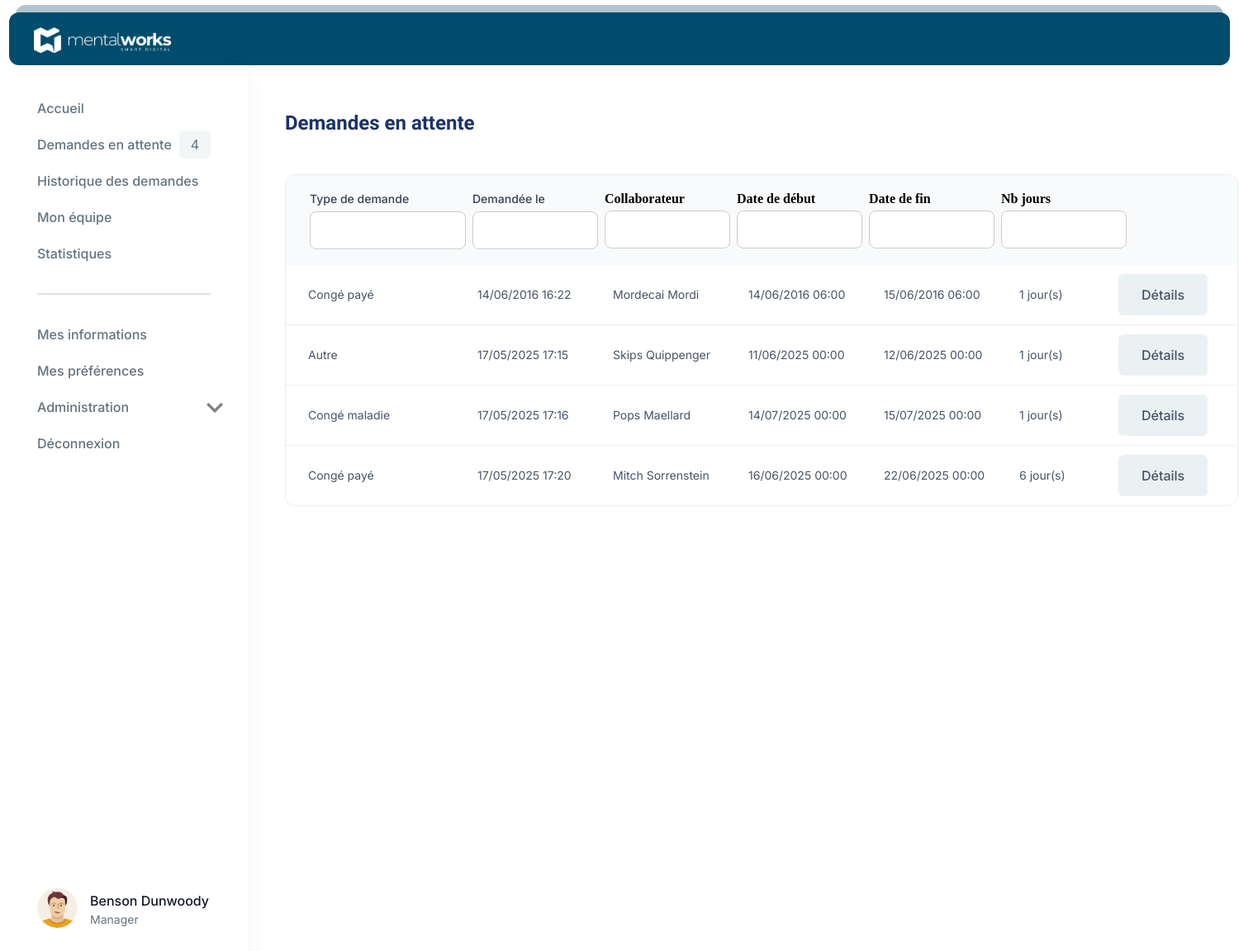
The app's page /demandes_en_attente.php (signed in) with its own data.
### tables this page shows
CREATE TABLE `user` (
  `id` int(8) NOT NULL,
  `email` varchar(100) NOT NULL,
  `password` varchar(2500) NOT NULL,
  `enabled` tinyint(1) NOT NULL,
  `created_at` datetime(6) NOT NULL,
  `role` varchar(20) NOT NULL,
  `person_id` int(8) NOT NULL
);

CREATE TABLE `person` (
  `id` int(8) NOT NULL,
  `last_name` varchar(20) NOT NULL,
  `first_name` varchar(20) NOT NULL,
  `manager_id` int(8) DEFAULT NULL,
  `department_id` int(8) NOT NULL,
  `position_id` int(8) NOT NULL,
  `alert_new_request` tinyint(1) NOT NULL,
  `alert_on_answer` tinyint(1) NOT NULL,
  `alert_before_vacation` tinyint(1) NOT NULL
);

CREATE TABLE `request` (
  `id` int(8) NOT NULL,
  `request_type_id` int(8) NOT NULL,
  `collaborator_id` int(8) NOT NULL,
  `department_id` int(8) DEFAULT NULL,
  `created_at` datetime(6) NOT NULL,
  `start_at` datetime(6) NOT NULL,
  `end_at` datetime(6) NOT NULL,
  `receipt_file` varchar(500) DEFAULT NULL,
  `comment` text DEFAULT NULL,
  `answer_comment` text DEFAULT NULL,
  `answer` tinyint(1) DEFAULT NULL,
  `answer_at` datetime(6) DEFAULT NULL
);

CREATE TABLE `request_type` (
  `id` int(8) NOT NULL,
  `name` varchar(30) NOT NULL
);

### demandes_en_attente.php (the view, shortened to what this page needs)
<?php
include 'includes/verify-connect.php';
include 'includes/database.php';
$query = $connexion->prepare('
    SELECT request.id, created_at, start_at, end_at, DATEDIFF( end_at, start_at) as DateDiff, name , comment , last_name, first_name
    FROM request, request_type, person
    WHERE request_type_id = request_type.id AND collaborator_id = person.id AND manager_id = :manager_id AND answer IS NULL
    ORDER BY created_at ASC
');
$id = $_SESSION['utilisateur']['person_id'];
$query->bindParam(':manager_id', $id);
$query->execute();
$dates = $query->fetchAll(\PDO::FETCH_ASSOC);
?>
<div class="History">
    <h2>Demandes en attente</h2>
    <div class="containerFilter">
        <div class="side-menu-profile filterBar">
            <div class="filterMargin">
                <label class="label-select" for="commentaire">Type de demande</label>
                <input class="filter type-filter" type="text" name="typedemande" id="typedemande">
            </div>
            <div class="filterMargin">
                <label class="label-select" for="commentaire">Demandée le</label>
                <input class="filter medium-filter" type="text" name="dateDemande" id="dateDemande">
            </div>
            <div class="filterMargin">
                <label class="titreCommentaire" for="commentaire">Collaborateur</label>
                <input class="filter medium-filter" type="text" name="Collaborateur" id="Collaborateur">
            </div>
            <div class="filterMargin">
                <label class="titreCommentaire" for="commentaire">Date de début</label>
                <input class="filter medium-filter" type="text" name="dateDebut" id="dateDebut">
            </div>
            <div class="filterMargin">
                <label class="titreCommentaire" for="commentaire">Date de fin</label>
                <input class="filter medium-filter" type="text" name="dateFin" id="dateFin">
            </div>
            <div class="filterMargin">
                <label class="titreCommentaire" for="commentaire">Nb jours</label>
                <input class="filter medium-filter" type="text" name="nbJours" id="nbJours">
            </div>
        </div>
        <?php
        for ($i = 0; $i < Count($dates); $i++) { ?>
            <div class="congeType card">
                <div class="list_conge">
                    <div class="Type1">
                        <?php
                        if ($i === Count($dates) - 1) { ?>
                            <div class="filter-info-type">
                                <p class="break-details"><?= $dates[$i]["name"]; ?></p>
                            </div>
                        <?php } else { ?>
                            <div class="filter-info-type filterBorderBottom">
                                <p class="break-details"><?= $dates[$i]["name"]; ?></p>
                            </div>
                        <?php }
                        ?>
                    </div>
                    <div class="Type7">
                        <?php
                        if ($i === Count($dates) - 1) { ?>
                            <div class="filter-info-medium">
                                <p class="break-details"><?= date("d/m/Y H:i", strtotime($dates[$i]["created_at"])) ?></p>
                            </div>
                        <?php } else { ?>
                            <div class="filter-info-medium filterBorderBottom">
                                <p class="break-details"><?= date("d/m/Y H:i", strtotime($dates[$i]["created_at"])) ?></p>
                            </div>
                        <?php }
                        ?>
                    </div>
                    <div class="Type2">
                        <?php
                        if ($i === Count($dates) - 1) { ?>
                            <div class="filter-info-medium">
                                <p class="break-details"><?= $dates[$i]["first_name"] . " " . $dates[$i]["last_name"]; ?></p>
                            </div>
                        <?php } else { ?>
                            <div class="filter-info-medium filterBorderBottom">
                                <p class="break-details"><?= $dates[$i]["first_name"] . " " . $dates[$i]["last_name"]; ?></p>
                            </div>
                        <?php }
                        ?>
                    </div>
                    <div class="Type3">
                        <?php
                        if ($i === Count($dates) - 1) { ?>
                            <div class="filter-info-medium">
                                <p class="break-details"><?= date("d/m/Y H:i", strtotime($dates[$i]["start_at"])); ?></p>
                            </div>
                        <?php } else { ?>
                            <div class="filter-info-medium filterBorderBottom">
                                <p class="break-details"><?= date("d/m/Y H:i", strtotime($dates[$i]["start_at"])); ?></p>
                            </div>
                        <?php }
                        ?>
                    </div>
                    <div class="Type4">
                        <?php
                        if ($i === Count($dates) - 1) { ?>
                            <div class="filter-info-medium">
                                <p class="break-details"><?= date("d/m/Y H:i", strtotime($dates[$i]["end_at"])); ?></p>
                            </div>
                        <?php } else { ?>
                            <div class="filter-info-medium filterBorderBottom">
                                <p class="break-details"><?= date("d/m/Y H:i", strtotime($dates[$i]["end_at"])); ?></p>
                            </div>
                        <?php }
                        ?>
                    </div>
                    <div class="Type5">
                        <?php
                        if ($i === Count($dates) - 1) { ?>
                            <div class="filter-info-small">
                                <p class="break-details"><?= $dates[$i]["DateDiff"]; ?> jour(s)</p>
                            </div>
                        <?php } else { ?>
                            <div class="filter-info-small filterBorderBottom">
                                <p class="break-details"><?= $dates[$i]["DateDiff"]; ?> jour(s)</p>
                            </div>
                        <?php } ?>
                    </div>
                    <div class="">
                        <?php
                        if ($i === Count($dates) - 1) { ?>
                            <div class="filter-info-details">
                                    <a class="details-button" href="consulter_une_demande.php?id=<?= $dates[$i]['id'] ?>">Détails</a>
                            </div>
                        <?php } else { ?>
                            <div class="filter-info-details filterBorderBottom">
                                    <a class="details-button" href="consulter_une_demande.php?id=<?= $dates[$i]['id'] ?>">Détails</a>
                            </div>
                        <?php } ?>
                    </div>
                </div>
            </div>
            <?php
        }
        ?>
    </div>
</div>
<?php
include 'includes/footer.php';
?>

### includes/name_and_role.php
<?php $requete = $connexion->prepare('SELECT FIRST_NAME, LAST_NAME, user.role FROM person
                                JOIN user ON person.id = user.person_id WHERE person.id = :id');
$requete->bindParam(':id', $_SESSION['utilisateur']['person_id']);
$requete->execute();
$name_person[] = $requete->fetch(PDO::FETCH_ASSOC); ?>
<p class="username">
    <?php echo $name_person[0]['FIRST_NAME'] . ' ' . $name_person[0]['LAST_NAME'] ?>
</p>
<p class="job"><?php echo $name_person[0]['role'] ?></p>

### style.css (style rules this page uses)
body { margin: 0; width: 100%; height: auto; background-color: #fefffe; display: flex; flex-direction: column; }
.side-menu-profile { display: flex; flex-direction: row; align-items: center; padding: 0px 0px 0px 45px; }
.details-button { background-color: rgba(0, 76, 108, 0.08); color: #475467; text-decoration: none; font-family: "Inter", sans-serif; font-weight: 500; font-size: 16px; line-height: 24px; }
.details-button, .dark-button { padding: 13px 28px 13px 28px; border-radius: 6px; }
.light-button, .details-button, .dark-button, .alt-dark-button { width: fit-content; border: none; }
h2 { font-size: 24px; margin-top: 35px; }
h1, h2 { font-weight: 600; line-height: 24.57px; color: #1B3168; }
.petit_texte, .petit_texte, p { font-weight: 400; font-size: 16px; line-height: 24.57px; color: black; }
p { margin: 25px 0; }
h1, h2, h3, p, p a, .petit_texte, .petit_texte a, .petit_texte, .petit_texte a, .email { font-family: "Epilogue", sans-serif; }
.break-details { font-family: "Inter", sans-serif; font-size: 14px; line-height: 20px; color: #475467; }
.label-select { font-family: "Inter", sans-serif; font-size: 14px; line-height: 20px; color: #344054; }
.job { font-family: "Inter", sans-serif; font-size: 14px; line-height: 22px; color: #637381; margin: 0; }
.username { font-family: "Inter", sans-serif; font-size: 16px; line-height: 24px; color: #111928; margin: 0; }
.number:hover, .username, .label-select { font-weight: 500; }
.email, .placeholder, .break-details, .label-input, .job { font-weight: 400; }
select, input { align-items: center; }
select, input, textarea { display: flex; border-radius: 6px; width: fit-content; appearance: none; border: 1px solid #DFE4EA; }
.filter-info-medium { width: 164px; }
.filter-info-type { width: 205px; padding-left: 27px; }
.filter-info-small { width: 120px; }
.filter-info-details { width: 118px; padding-right: 24px; }
.filter-info-details, .filter-info-medium, .filter-info-small, .filter-info-type, .filter-info-large, .filter-info-larger { display: flex; align-items: center; height: 72px; }
.medium-filter { width: 122px; }
.type-filter { width: 159px; }
label { display: flex; flex-wrap: nowrap; }
.filterBar { padding: 20px 25px; background-color: #F9FAFB; border-top-left-radius: 12px; border-top-right-radius: 12px; max-width: 1103px; height: 69px; }
.filterBar div { margin: 0 4px; }
.filter { min-width: 0px; height: 24px; border-radius: 8px; border-width: 1px; padding: 10px 14px; }
.filterMargin { margin-right: 2%; }
.congeType { display: flex; flex-direction: column; }
.list_conge { display: flex; flex-direction: row; }
.containerFilter { border-radius: 12px; border-width: 1px; border: 1px solid #EAECF0; width: 100%; max-height: 100%; margin-top: 50px; }
.filterBorderBottom { border-bottom: 1px solid #EAECF0; }
.History { margin-top: 1.5%; margin-left: 3%; }
label { display: block; font-weight: bold; }
input { margin-top: 5px; border: 1px solid #ccc; border-radius: 5px; }

### records on screen
user: person.first_name "Benson", person.last_name "Dunwoody", role "Manager"
request: request_type.name "Congé payé", created_at "14/06/2016 16:22", collaborator.first_name "Mordecai", collaborator.last_name "Mordi", start_at "14/06/2016 06:00", end_at "15/06/2016 06:00", DateDiff "1"
request: request_type.name "Autre", created_at "17/05/2025 17:15", collaborator.first_name "Skips", collaborator.last_name "Quippenger", start_at "11/06/2025 00:00", end_at "12/06/2025 00:00", DateDiff "1"
request: request_type.name "Congé maladie", created_at "17/05/2025 17:16", collaborator.first_name "Pops", collaborator.last_name "Maellard", start_at "14/07/2025 00:00", end_at "15/07/2025 00:00", DateDiff "1"
request: request_type.name "Congé payé", created_at "17/05/2025 17:20", collaborator.first_name "Mitch", collaborator.last_name "Sorrenstein", start_at "16/06/2025 00:00", end_at "22/06/2025 00:00", DateDiff "6"

### other values on screen
$demande_en_attente['demande_en_attente'] "4"
